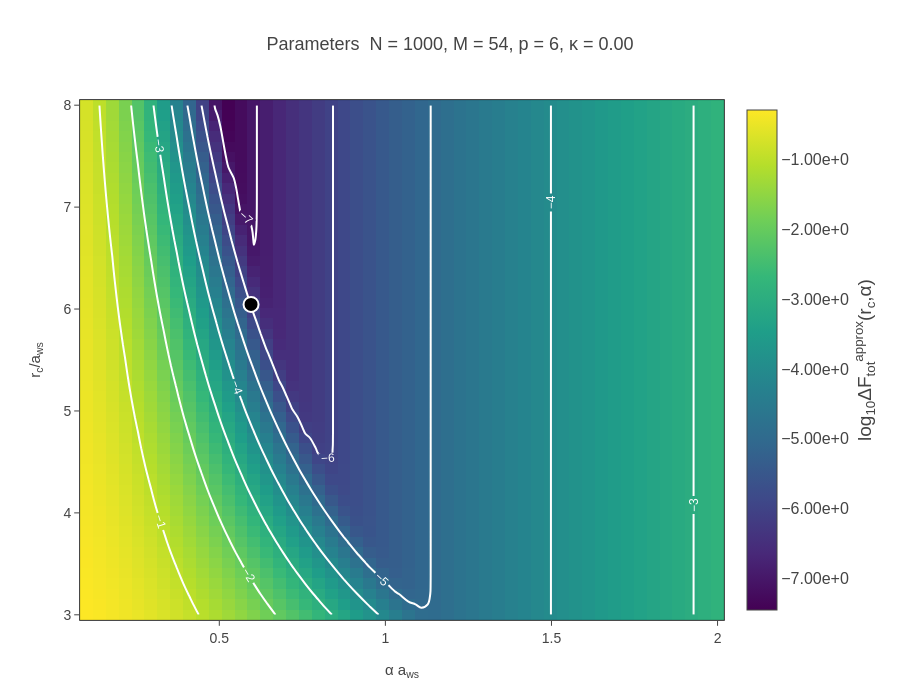

This figure's notebook cell:
### Code cell
preproc.make_pppm_color_map_interactive(total_force_error, rcuts, alphas, 
                                        preproc.potential.pppm_alpha_ewald * preproc.potential.a_ws,
                                        preproc.potential.rc / preproc.potential.a_ws, chosen_mesh=54 )

### Figure 1 — Plotly figure (JSON) as saved in the notebook; plotly's stock layout.template omitted (floating-point values rounded to 4 significant figures; data arrays with more than 128 entries replaced by an {"elided": "..."} marker saying what was removed)
{"data": [{"colorbar": {"exponentformat": "e", "tickformat": ".2e", "title": {"side": "right", "text": "log<sub>10</sub>ΔF<sub>tot</sub><sup>approx</sup>(r<sub>c</sub>,α)"}}, "colorscale": [[0, "#440154"], [0.1111, "#482878"], [0.2222, "#3e4989"], [0.3333, "#31688e"], [0.4444, "#26828e"], [0.5556, "#1f9e89"], [0.6667, "#35b779"], [0.7778, "#6ece58"], [0.8889, "#b5de2b"], [1, "#fde725"]], "showlegend": false, "type": "heatmap", "x": [0.1, 0.1388, 0.1776, 0.2163, 0.2551, 0.2939, 0.3327, 0.3714, 0.4102, 0.449, 0.4878, 0.5265, 0.5653, 0.6041, 0.6429, 0.6816, 0.7204, 0.7592, 0.798, 0.8367, 0.8755, 0.9143, 0.9531, 0.9918, 1.031, 1.069, 1.108, 1.147, 1.186, 1.224, 1.263, 1.302, 1.341, 1.38, 1.418, 1.457, 1.496, 1.535, 1.573, 1.612, 1.651, 1.69, 1.729, 1.767, 1.806, 1.845, 1.884, 1.922, 1.961, 2.0], "y": [3.0, 3.102, 3.204, 3.306, 3.408, 3.51, 3.612, 3.714, 3.816, 3.918, 4.02, 4.122, 4.224, 4.327, 4.429, 4.531, 4.633, 4.735, 4.837, 4.939, 5.041, 5.143, 5.245, 5.347, 5.449, 5.551, 5.653, 5.755, 5.857, 5.959, 6.061, 6.163, 6.265, 6.367, 6.469, 6.571, 6.673, 6.776, 6.878, 6.98, 7.082, 7.184, 7.286, 7.388, 7.49, 7.592, 7.694, 7.796, 7.898, 8.0], "z": {"elided": "50x50 float values"}}, {"contours": {"coloring": "none", "labelfont": {"color": "white", "size": 12}, "showlabels": true}, "hoverinfo": "skip", "line": {"color": "white", "width": 2}, "ncontours": 10, "showlegend": false, "showscale": false, "type": "contour", "x": [0.1, 0.1388, 0.1776, 0.2163, 0.2551, 0.2939, 0.3327, 0.3714, 0.4102, 0.449, 0.4878, 0.5265, 0.5653, 0.6041, 0.6429, 0.6816, 0.7204, 0.7592, 0.798, 0.8367, 0.8755, 0.9143, 0.9531, 0.9918, 1.031, 1.069, 1.108, 1.147, 1.186, 1.224, 1.263, 1.302, 1.341, 1.38, 1.418, 1.457, 1.496, 1.535, 1.573, 1.612, 1.651, 1.69, 1.729, 1.767, 1.806, 1.845, 1.884, 1.922, 1.961, 2.0], "y": [3.0, 3.102, 3.204, 3.306, 3.408, 3.51, 3.612, 3.714, 3.816, 3.918, 4.02, 4.122, 4.224, 4.327, 4.429, 4.531, 4.633, 4.735, 4.837, 4.939, 5.041, 5.143, 5.245, 5.347, 5.449, 5.551, 5.653, 5.755, 5.857, 5.959, 6.061, 6.163, 6.265, 6.367, 6.469, 6.571, 6.673, 6.776, 6.878, 6.98, 7.082, 7.184, 7.286, 7.388, 7.49, 7.592, 7.694, 7.796, 7.898, 8.0], "z": {"elided": "50x50 float values"}}, {"marker": {"color": "black", "line": {"color": "white", "width": 2}, "size": 15, "symbol": "circle"}, "mode": "markers", "showlegend": false, "type": "scatter", "x": [0.5955], "y": [6.045]}], "layout": {"height": 700, "hovermode": "closest", "title": {"text": "Parameters  N = 1000, M = 54, p = 6, κ = 0.00"}, "width": 900, "xaxis": {"title": {"text": "α a<sub>ws</sub>"}}, "yaxis": {"title": {"text": "r<sub>c</sub>/a<sub>ws</sub>"}}}}
